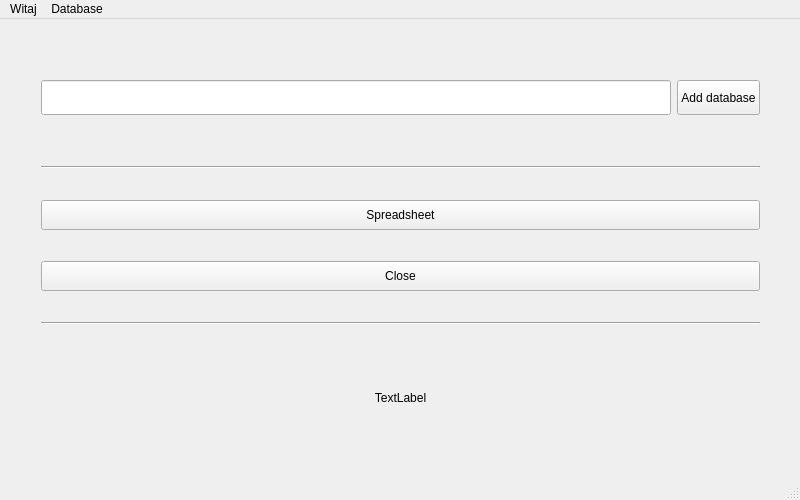
<?xml version="1.0" encoding="UTF-8"?>
<ui version="4.0">
 <class>MainWindow</class>
 <widget class="QMainWindow" name="MainWindow">
  <property name="geometry">
   <rect>
    <x>0</x>
    <y>0</y>
    <width>800</width>
    <height>500</height>
   </rect>
  </property>
  <property name="minimumSize">
   <size>
    <width>800</width>
    <height>500</height>
   </size>
  </property>
  <property name="maximumSize">
   <size>
    <width>800</width>
    <height>500</height>
   </size>
  </property>
  <property name="windowTitle">
   <string>Spreadsheet</string>
  </property>
  <property name="styleSheet">
   <string notr="true">/*
 * The MIT License (MIT)
 *
 * Copyright (c) &lt;2013-2014&gt; &lt;Colin Duquesnoy&gt;
 *
 * Permission is hereby granted, free of charge, to any person obtaining a copy
 * of this software and associated documentation files (the &quot;Software&quot;), to deal
 * in the Software without restriction, including without limitation the rights
 * to use, copy, modify, merge, publish, distribute, sublicense, and/or sell
 * copies of the Software, and to permit persons to whom the Software is
 * furnished to do so, subject to the following conditions:
 * The above copyright notice and this permission notice shall be included in
 * all copies or substantial portions of the Software.
 * THE SOFTWARE IS PROVIDED &quot;AS IS&quot;, WITHOUT WARRANTY OF ANY KIND, EXPRESS OR
 * IMPLIED, INCLUDING BUT NOT LIMITED TO THE WARRANTIES OF MERCHANTABILITY,
 * FITNESS FOR A PARTICULAR PURPOSE AND NONINFRINGEMENT. IN NO EVENT SHALL THE
 * AUTHORS OR COPYRIGHT HOLDERS BE LIABLE FOR ANY CLAIM, DAMAGES OR OTHER
 * LIABILITY, WHETHER IN AN ACTION OF CONTRACT, TORT OR OTHERWISE, ARISING FROM,
 * OUT OF OR IN CONNECTION WITH THE SOFTWARE OR THE USE OR OTHER DEALINGS IN
 * THE SOFTWARE.
 */
QToolTip
{
    border: 1px solid #76797C;
    background-color: rgb(90, 102, 117);;
    color: white;
    padding: 5px;
    opacity: 200;
}
QWidget
{
    color: #eff0f1;
    background-color: #31363b;
    selection-background-color:#3daee9;
    selection-color: #eff0f1;
    background-clip: border;
    border-image: none;
    outline: 0;
}
QWidget:item:hover
{
    background-color: #3daee9;
    color: #eff0f1;
}
QWidget:item:selected
{
    background-color: #3daee9;
}
QCheckBox
{
    spacing: 5px;
    outline: none;
    color: #eff0f1;
    margin-bottom: 2px;
}
QCheckBox:disabled
{
    color: #76797C;
}
QCheckBox::indicator,
QGroupBox::indicator
{
    width: 18px;
    height: 18px;
}
QGroupBox::indicator
{
    margin-left: 2px;
}
QCheckBox::indicator:unchecked
{
    image: url(:/qss_icons/rc/checkbox_unchecked.png);
}
QCheckBox::indicator:unchecked:hover,
QCheckBox::indicator:unchecked:focus,
QCheckBox::indicator:unchecked:pressed,
QGroupBox::indicator:unchecked:hover,
QGroupBox::indicator:unchecked:focus,
QGroupBox::indicator:unchecked:pressed
{
  border: none;
    image: url(:/qss_icons/rc/checkbox_unchecked_focus.png);
}
QCheckBox::indicator:checked
{
    image: url(:/qss_icons/rc/checkbox_checked.png);
}
QCheckBox::indicator:checked:hover,
QCheckBox::indicator:checked:focus,
QCheckBox::indicator:checked:pressed,
QGroupBox::indicator:checked:hover,
QGroupBox::indicator:checked:focus,
QGroupBox::indicator:checked:pressed
{
  border: none;
    image: url(:/qss_icons/rc/checkbox_checked_focus.png);
}
QCheckBox::indicator:indeterminate
{
    image: url(:/qss_icons/rc/checkbox_indeterminate.png);
}
QCheckBox::indicator:indeterminate:focus,
QCheckBox::indicator:indeterminate:hover,
QCheckBox::indicator:indeterminate:pressed
{
    image: url(:/qss_icons/rc/checkbox_indeterminate_focus.png);
}
QCheckBox::indicator:checked:disabled,
QGroupBox::indicator:checked:disabled
{
    image: url(:/qss_icons/rc/checkbox_checked_disabled.png);
}
QCheckBox::indicator:unchecked:disabled,
QGroupBox::indicator:unchecked:disabled
{
    image: url(:/qss_icons/rc/checkbox_unchecked_disabled.png);
}
QRadioButton
{
    spacing: 5px;
    outline: none;
    color: #eff0f1;
    margin-bottom: 2px;
}
QRadioButton:disabled
{
    color: #76797C;
}
QRadioButton::indicator
{
    width: 21px;
    height: 21px;
}
QRadioButton::indicator:unchecked
{
    image: url(:/qss_icons/rc/radio_unchecked.png);
}
QRadioButton::indicator:unchecked:hover,
QRadioButton::indicator:unchecked:focus,
QRadioButton::indicator:unchecked:pressed
{
    border: none;
    outline: none;
    image: url(:/qss_icons/rc/radio_unchecked_focus.png);
}
QRadioButton::indicator:checked
{
    border: none;
    outline: none;
    image: url(:/qss_icons/rc/radio_checked.png);
}
QRadioButton::indicator:checked:hover,
QRadioButton::indicator:checked:focus,
QRadioButton::indicator:checked:pressed
{
    border: none;
    outline: none;
    image: url(:/qss_icons/rc/radio_checked_focus.png);
}
QRadioButton::indicator:checked:disabled
{
    outline: none;
    image: url(:/qss_icons/rc/radio_checked_disabled.png);
}
QRadioButton::indicator:unchecked:disabled
{
    image: url(:/qss_icons/rc/radio_unchecked_disabled.png);
}
QMenuBar
{
    background-color: #31363b;
    color: #eff0f1;
}
QMenuBar::item
{
    background: transparent;
}
QMenuBar::item:selected
{
    background: transparent;
    border: 1px solid #76797C;
}
QMenuBar::item:pressed
{
    border: 1px solid #76797C;
    background-color: #3daee9;
    color: #eff0f1;
    margin-bottom:-1px;
    padding-bottom:1px;
}
QMenu
{
    border: 1px solid #76797C;
    color: #eff0f1;
    margin: 2px;
}
QMenu::icon
{
    margin: 5px;
}
QMenu::item
{
    padding: 5px 30px 5px 30px;
    margin-left: 5px;
    border: 1px solid transparent; /* reserve space for selection border */
}
QMenu::item:selected
{
    color: #eff0f1;
}
QMenu::separator {
    height: 2px;
    background: lightblue;
    margin-left: 10px;
    margin-right: 5px;
}
QMenu::indicator {
    width: 18px;
    height: 18px;
}
/* non-exclusive indicator = check box style indicator
   (see QActionGroup::setExclusive) */
QMenu::indicator:non-exclusive:unchecked {
    image: url(:/qss_icons/rc/checkbox_unchecked.png);
}
QMenu::indicator:non-exclusive:unchecked:selected {
    image: url(:/qss_icons/rc/checkbox_unchecked_disabled.png);
}
QMenu::indicator:non-exclusive:checked {
    image: url(:/qss_icons/rc/checkbox_checked.png);
}
QMenu::indicator:non-exclusive:checked:selected {
    image: url(:/qss_icons/rc/checkbox_checked_disabled.png);
}
/* exclusive indicator = radio button style indicator (see QActionGroup::setExclusive) */
QMenu::indicator:exclusive:unchecked {
    image: url(:/qss_icons/rc/radio_unchecked.png);
}
QMenu::indicator:exclusive:unchecked:selected {
    image: url(:/qss_icons/rc/radio_unchecked_disabled.png);
}
QMenu::indicator:exclusive:checked {
    image: url(:/qss_icons/rc/radio_checked.png);
}
QMenu::indicator:exclusive:checked:selected {
    image: url(:/qss_icons/rc/radio_checked_disabled.png);
}
QMenu::right-arrow {
    margin: 5px;
    image: url(:/qss_icons/rc/right_arrow.png)
}
QWidget:disabled
{
    color: #454545;
    background-color: #31363b;
}
QAbstractItemView
{
    alternate-background-color: #31363b;
    color: #eff0f1;
    border: 1px solid 3A3939;
    border-radius: 2px;
}
QWidget:focus, QMenuBar:focus
{
    border: 1px solid #3daee9;
}
QTabWidget:focus, QCheckBox:focus, QRadioButton:focus, QSlider:focus
{
    border: none;
}
QLineEdit
{
    background-color: #232629;
    padding: 5px;
    border-style: solid;
    border: 1px solid #76797C;
    border-radius: 2px;
    color: #eff0f1;
}
QGroupBox {
    border:1px solid #76797C;
    border-radius: 2px;
    margin-top: 20px;
}
QGroupBox::title {
    subcontrol-origin: margin;
    subcontrol-position: top center;
    padding-left: 10px;
    padding-right: 10px;
    padding-top: 10px;
}
QAbstractScrollArea
{
    border-radius: 2px;
    border: 1px solid #76797C;
    background-color: transparent;
}
QScrollBar:horizontal
{
    height: 15px;
    margin: 3px 15px 3px 15px;
    border: 1px transparent #2A2929;
    border-radius: 4px;
    background-color: #2A2929;
}
QScrollBar::handle:horizontal
{
    background-color: #605F5F;
    min-width: 5px;
    border-radius: 4px;
}
QScrollBar::add-line:horizontal
{
    margin: 0px 3px 0px 3px;
    border-image: url(:/qss_icons/rc/right_arrow_disabled.png);
    width: 10px;
    height: 10px;
    subcontrol-position: right;
    subcontrol-origin: margin;
}
QScrollBar::sub-line:horizontal
{
    margin: 0px 3px 0px 3px;
    border-image: url(:/qss_icons/rc/left_arrow_disabled.png);
    height: 10px;
    width: 10px;
    subcontrol-position: left;
    subcontrol-origin: margin;
}
QScrollBar::add-line:horizontal:hover,QScrollBar::add-line:horizontal:on
{
    border-image: url(:/qss_icons/rc/right_arrow.png);
    height: 10px;
    width: 10px;
    subcontrol-position: right;
    subcontrol-origin: margin;
}
QScrollBar::sub-line:horizontal:hover, QScrollBar::sub-line:horizontal:on
{
    border-image: url(:/qss_icons/rc/left_arrow.png);
    height: 10px;
    width: 10px;
    subcontrol-position: left;
    subcontrol-origin: margin;
}
QScrollBar::up-arrow:horizontal, QScrollBar::down-arrow:horizontal
{
    background: none;
}
QScrollBar::add-page:horizontal, QScrollBar::sub-page:horizontal
{
    background: none;
}
QScrollBar:vertical
{
    background-color: #2A2929;
    width: 15px;
    margin: 15px 3px 15px 3px;
    border: 1px transparent #2A2929;
    border-radius: 4px;
}
QScrollBar::handle:vertical
{
    background-color: #605F5F;
    min-height: 5px;
    border-radius: 4px;
}
QScrollBar::sub-line:vertical
{
    margin: 3px 0px 3px 0px;
    border-image: url(:/qss_icons/rc/up_arrow_disabled.png);
    height: 10px;
    width: 10px;
    subcontrol-position: top;
    subcontrol-origin: margin;
}
QScrollBar::add-line:vertical
{
    margin: 3px 0px 3px 0px;
    border-image: url(:/qss_icons/rc/down_arrow_disabled.png);
    height: 10px;
    width: 10px;
    subcontrol-position: bottom;
    subcontrol-origin: margin;
}
QScrollBar::sub-line:vertical:hover,QScrollBar::sub-line:vertical:on
{
    border-image: url(:/qss_icons/rc/up_arrow.png);
    height: 10px;
    width: 10px;
    subcontrol-position: top;
    subcontrol-origin: margin;
}
QScrollBar::add-line:vertical:hover, QScrollBar::add-line:vertical:on
{
    border-image: url(:/qss_icons/rc/down_arrow.png);
    height: 10px;
    width: 10px;
    subcontrol-position: bottom;
    subcontrol-origin: margin;
}
QScrollBar::up-arrow:vertical, QScrollBar::down-arrow:vertical
{
    background: none;
}
QScrollBar::add-page:vertical, QScrollBar::sub-page:vertical
{
    background: none;
}
QTextEdit
{
    background-color: #232629;
    color: #eff0f1;
    border: 1px solid #76797C;
}
QPlainTextEdit
{
    background-color: #232629;;
    color: #eff0f1;
    border-radius: 2px;
    border: 1px solid #76797C;
}
QHeaderView::section
{
    background-color: #76797C;
    color: #eff0f1;
    padding: 5px;
    border: 1px solid #76797C;
}
QSizeGrip {
    image: url(:/qss_icons/rc/sizegrip.png);
    width: 12px;
    height: 12px;
}
QMainWindow::separator
{
    background-color: #31363b;
    color: white;
    padding-left: 4px;
    spacing: 2px;
    border: 1px dashed #76797C;
}
QMainWindow::separator:hover
{
    background-color: #787876;
    color: white;
    padding-left: 4px;
    border: 1px solid #76797C;
    spacing: 2px;
}
QMenu::separator
{
    height: 1px;
    background-color: #76797C;
    color: white;
    padding-left: 4px;
    margin-left: 10px;
    margin-right: 5px;
}
QFrame
{
    border-radius: 2px;
    border: 1px solid #76797C;
}
QFrame[frameShape=&quot;0&quot;]
{
    border-radius: 2px;
    border: 1px transparent #76797C;
}
QStackedWidget
{
    border: 1px transparent black;
}
QToolBar {
    border: 1px transparent #393838;
    background: 1px solid #31363b;
    font-weight: bold;
}
QToolBar::handle:horizontal {
    image: url(:/qss_icons/rc/Hmovetoolbar.png);
}
QToolBar::handle:vertical {
    image: url(:/qss_icons/rc/Vmovetoolbar.png);
}
QToolBar::separator:horizontal {
    image: url(:/qss_icons/rc/Hsepartoolbar.png);
}
QToolBar::separator:vertical {
    image: url(:/qss_icons/rc/Vsepartoolbars.png);
}
QPushButton
{
    color: #eff0f1;
    background-color: #31363b;
    border-width: 1px;
    border-color: #76797C;
    border-style: solid;
    padding: 5px;
    border-radius: 2px;
    outline: none;
}
QPushButton:disabled
{
    background-color: #31363b;
    border-width: 1px;
    border-color: #454545;
    border-style: solid;
    padding-top: 5px;
    padding-bottom: 5px;
    padding-left: 10px;
    padding-right: 10px;
    border-radius: 2px;
    color: #454545;
}
QPushButton:focus {
    background-color: #3daee9;
    color: white;
}
QPushButton:pressed
{
    background-color: #3daee9;
    padding-top: -15px;
    padding-bottom: -17px;
}
QComboBox
{
    selection-background-color: #3daee9;
    border-style: solid;
    border: 1px solid #76797C;
    border-radius: 2px;
    padding: 5px;
    min-width: 75px;
}
QPushButton:checked{
    background-color: #76797C;
    border-color: #6A6969;
}
QComboBox:hover,QPushButton:hover,QAbstractSpinBox:hover,QLineEdit:hover,QTextEdit:hover,QPlainTextEdit:hover,QAbstractView:hover,QTreeView:hover
{
    border: 1px solid #3daee9;
    color: #eff0f1;
}
QComboBox:on
{
    padding-top: 3px;
    padding-left: 4px;
    selection-background-color: #4a4a4a;
}
QComboBox QAbstractItemView
{
    background-color: #232629;
    border-radius: 2px;
    border: 1px solid #76797C;
    selection-background-color: #3daee9;
}
QComboBox::drop-down
{
    subcontrol-origin: padding;
    subcontrol-position: top right;
    width: 15px;
    border-left-width: 0px;
    border-left-color: darkgray;
    border-left-style: solid;
    border-top-right-radius: 3px;
    border-bottom-right-radius: 3px;
}
QComboBox::down-arrow
{
    image: url(:/qss_icons/rc/down_arrow_disabled.png);
}
QComboBox::down-arrow:on, QComboBox::down-arrow:hover,
QComboBox::down-arrow:focus
{
    image: url(:/qss_icons/rc/down_arrow.png);
}
QAbstractSpinBox {
    padding: 5px;
    border: 1px solid #76797C;
    background-color: #232629;
    color: #eff0f1;
    border-radius: 2px;
    min-width: 75px;
}
QAbstractSpinBox:up-button
{
    background-color: transparent;
    subcontrol-origin: border;
    subcontrol-position: center right;
}
QAbstractSpinBox:down-button
{
    background-color: transparent;
    subcontrol-origin: border;
    subcontrol-position: center left;
}
QAbstractSpinBox::up-arrow,QAbstractSpinBox::up-arrow:disabled,QAbstractSpinBox::up-arrow:off {
    image: url(:/qss_icons/rc/up_arrow_disabled.png);
    width: 10px;
    height: 10px;
}
QAbstractSpinBox::up-arrow:hover
{
    image: url(:/qss_icons/rc/up_arrow.png);
}
QAbstractSpinBox::down-arrow,QAbstractSpinBox::down-arrow:disabled,QAbstractSpinBox::down-arrow:off
{
    image: url(:/qss_icons/rc/down_arrow_disabled.png);
    width: 10px;
    height: 10px;
}
QAbstractSpinBox::down-arrow:hover
{
    image: url(:/qss_icons/rc/down_arrow.png);
}
QLabel
{
    border: 0px solid black;
}
QTabWidget{
    border: 0px transparent black;
}
QTabWidget::pane {
    border: 1px solid #76797C;
    padding: 5px;
    margin: 1px;
}
QTabBar
{
    qproperty-drawBase: 0;
    left: 5px; /* move to the right by 5px */
    border-radius: 3px;
}
QTabBar:focus
{
    border: 0px transparent black;
}
QTabBar::close-button  {
    image: url(:/qss_icons/rc/close.png);
    background: transparent;
}
QTabBar::close-button:hover
{
    image: url(:/qss_icons/rc/close-hover.png);
    background: transparent;
}
QTabBar::close-button:pressed {
    image: url(:/qss_icons/rc/close-pressed.png);
    background: transparent;
}
/* TOP TABS */
QTabBar::tab:top {
    color: #eff0f1;
    border: 1px solid #76797C;
    border-bottom: 1px transparent black;
    background-color: #31363b;
    padding: 5px;
    min-width: 50px;
    border-top-left-radius: 2px;
    border-top-right-radius: 2px;
}
QTabBar::tab:top:!selected
{
    color: #eff0f1;
    background-color: #54575B;
    border: 1px solid #76797C;
    border-bottom: 1px transparent black;
}
QTabBar::tab:top:!selected:hover {
    background-color: #3daee9;
}
/* BOTTOM TABS */
QTabBar::tab:bottom {
    color: #eff0f1;
    border: 1px solid #76797C;
    border-top: 1px transparent black;
    background-color: #31363b;
    padding: 5px;
    border-bottom-left-radius: 2px;
    border-bottom-right-radius: 2px;
    min-width: 50px;
}
QTabBar::tab:bottom:!selected
{
    color: #eff0f1;
    background-color: #54575B;
    border: 1px solid #76797C;
    border-top: 1px transparent black;
    border-bottom-left-radius: 2px;
    border-bottom-right-radius: 2px;
}
QTabBar::tab:bottom:!selected:hover {
    background-color: #3daee9;
}
/* LEFT TABS */
QTabBar::tab:left {
    color: #eff0f1;
    border: 1px solid #76797C;
    border-left: 1px transparent black;
    background-color: #31363b;
    padding: 5px;
    border-top-right-radius: 2px;
    border-bottom-right-radius: 2px;
    min-height: 50px;
}
QTabBar::tab:left:!selected
{
    color: #eff0f1;
    background-color: #54575B;
    border: 1px solid #76797C;
    border-left: 1px transparent black;
    border-top-right-radius: 2px;
    border-bottom-right-radius: 2px;
}
QTabBar::tab:left:!selected:hover {
    background-color: #3daee9;
}
/* RIGHT TABS */
QTabBar::tab:right {
    color: #eff0f1;
    border: 1px solid #76797C;
    border-right: 1px transparent black;
    background-color: #31363b;
    padding: 5px;
    border-top-left-radius: 2px;
    border-bottom-left-radius: 2px;
    min-height: 50px;
}
QTabBar::tab:right:!selected
{
    color: #eff0f1;
    background-color: #54575B;
    border: 1px transparent #76797C;
    border-right: 1px transparent black;
    border-top-left-radius: 0px;
    border-bottom-left-radius: 0px;
}
QTabBar::tab:right:!selected:hover {
    background-color: #3daee9;
}
QTabBar QToolButton::right-arrow:enabled {
     image: url(:/qss_icons/rc/right_arrow.png);
 }
 QTabBar QToolButton::left-arrow:enabled {
     image: url(:/qss_icons/rc/left_arrow.png);
 }
QTabBar QToolButton::right-arrow:disabled {
     image: url(:/qss_icons/rc/right_arrow_disabled.png);
 }
 QTabBar QToolButton::left-arrow:disabled {
     image: url(:/qss_icons/rc/left_arrow_disabled.png);
 }
QDockWidget {
    background: #31363b;
    border: 1px solid #403F3F;
    titlebar-close-icon: url(:/qss_icons/rc/close.png);
    titlebar-normal-icon: url(:/qss_icons/rc/undock.png);
}
QDockWidget::close-button, QDockWidget::float-button {
    border: 1px solid transparent;
    border-radius: 2px;
    background: transparent;
}
QDockWidget::close-button:hover, QDockWidget::float-button:hover {
    background: rgba(255, 255, 255, 10);
}
QDockWidget::close-button:pressed, QDockWidget::float-button:pressed {
    padding: 1px -1px -1px 1px;
    background: rgba(255, 255, 255, 10);
}
QTreeView, QListView
{
    border: 1px solid #76797C;
    background-color: #232629;
}
QTreeView:branch:selected, QTreeView:branch:hover
{
    background: url(:/qss_icons/rc/transparent.png);
}
QTreeView::branch:has-siblings:!adjoins-item {
    border-image: url(:/qss_icons/rc/transparent.png);
}
QTreeView::branch:has-siblings:adjoins-item {
    border-image: url(:/qss_icons/rc/transparent.png);
}
QTreeView::branch:!has-children:!has-siblings:adjoins-item {
    border-image: url(:/qss_icons/rc/transparent.png);
}
QTreeView::branch:has-children:!has-siblings:closed,
QTreeView::branch:closed:has-children:has-siblings {
    image: url(:/qss_icons/rc/branch_closed.png);
}
QTreeView::branch:open:has-children:!has-siblings,
QTreeView::branch:open:has-children:has-siblings  {
    image: url(:/qss_icons/rc/branch_open.png);
}
QTreeView::branch:has-children:!has-siblings:closed:hover,
QTreeView::branch:closed:has-children:has-siblings:hover {
    image: url(:/qss_icons/rc/branch_closed-on.png);
    }
QTreeView::branch:open:has-children:!has-siblings:hover,
QTreeView::branch:open:has-children:has-siblings:hover  {
    image: url(:/qss_icons/rc/branch_open-on.png);
    }
QListView::item:!selected:hover, QListView::item:!selected:hover, QTreeView::item:!selected:hover  {
    background: rgba(0, 0, 0, 0);
    outline: 0;
    color: #eff0f1
}
QListView::item:selected:hover, QListView::item:selected:hover, QTreeView::item:selected:hover  {
    background: #3daee9;
    color: #eff0f1;
}
QSlider::groove:horizontal {
    border: 1px solid #565a5e;
    height: 4px;
    background: #565a5e;
    margin: 0px;
    border-radius: 2px;
}
QSlider::handle:horizontal {
    background: #232629;
    border: 1px solid #565a5e;
    width: 16px;
    height: 16px;
    margin: -8px 0;
    border-radius: 9px;
}
QSlider::groove:vertical {
    border: 1px solid #565a5e;
    width: 4px;
    background: #565a5e;
    margin: 0px;
    border-radius: 3px;
}
QSlider::handle:vertical {
    background: #232629;
    border: 1px solid #565a5e;
    width: 16px;
    height: 16px;
    margin: 0 -8px;
    border-radius: 9px;
}
QToolButton {
    background-color: transparent;
    border: 1px transparent #76797C;
    border-radius: 2px;
    margin: 3px;
    padding: 5px;
}
QToolButton[popupMode=&quot;1&quot;] { /* only for MenuButtonPopup */
 padding-right: 20px; /* make way for the popup button */
 border: 1px #76797C;
 border-radius: 5px;
}
QToolButton[popupMode=&quot;2&quot;] { /* only for InstantPopup */
 padding-right: 10px; /* make way for the popup button */
 border: 1px #76797C;
}
QToolButton:hover, QToolButton::menu-button:hover {
    background-color: transparent;
    border: 1px solid #3daee9;
    padding: 5px;
}
QToolButton:checked, QToolButton:pressed,
        QToolButton::menu-button:pressed {
    background-color: #3daee9;
    border: 1px solid #3daee9;
    padding: 5px;
}
/* the subcontrol below is used only in the InstantPopup or DelayedPopup mode */
QToolButton::menu-indicator {
    image: url(:/qss_icons/rc/down_arrow.png);
    top: -7px; left: -2px; /* shift it a bit */
}
/* the subcontrols below are used only in the MenuButtonPopup mode */
QToolButton::menu-button {
    border: 1px transparent #76797C;
    border-top-right-radius: 6px;
    border-bottom-right-radius: 6px;
    /* 16px width + 4px for border = 20px allocated above */
    width: 16px;
    outline: none;
}
QToolButton::menu-arrow {
    image: url(:/qss_icons/rc/down_arrow.png);
}
QToolButton::menu-arrow:open {
    border: 1px solid #76797C;
}
QPushButton::menu-indicator  {
    subcontrol-origin: padding;
    subcontrol-position: bottom right;
    left: 8px;
}
QTableView
{
    border: 1px solid #76797C;
    gridline-color: #31363b;
    background-color: #232629;
}
QTableView, QHeaderView
{
    border-radius: 0px;
}
QTableView::item:pressed, QListView::item:pressed, QTreeView::item:pressed  {
    background: #3daee9;
    color: #eff0f1;
}
QTableView::item:selected:active, QTreeView::item:selected:active, QListView::item:selected:active  {
    background: #3daee9;
    color: #eff0f1;
}
QHeaderView
{
    background-color: #31363b;
    border: 1px transparent;
    border-radius: 0px;
    margin: 0px;
    padding: 0px;
}
QHeaderView::section  {
    background-color: #31363b;
    color: #eff0f1;
    padding: 5px;
    border: 1px solid #76797C;
    border-radius: 0px;
    text-align: center;
}
QHeaderView::section::vertical::first, QHeaderView::section::vertical::only-one
{
    border-top: 1px solid #76797C;
}
QHeaderView::section::vertical
{
    border-top: transparent;
}
QHeaderView::section::horizontal::first, QHeaderView::section::horizontal::only-one
{
    border-left: 1px solid #76797C;
}
QHeaderView::section::horizontal
{
    border-left: transparent;
}
QHeaderView::section:checked
 {
    color: white;
    background-color: #334e5e;
 }
 /* style the sort indicator */
QHeaderView::down-arrow {
    image: url(:/qss_icons/rc/down_arrow.png);
}
QHeaderView::up-arrow {
    image: url(:/qss_icons/rc/up_arrow.png);
}
QTableCornerButton::section {
    background-color: #31363b;
    border: 1px transparent #76797C;
    border-radius: 0px;
}
QToolBox  {
    padding: 5px;
    border: 1px transparent black;
}
QToolBox::tab {
    color: #eff0f1;
    background-color: #31363b;
    border: 1px solid #76797C;
    border-bottom: 1px transparent #31363b;
    border-top-left-radius: 5px;
    border-top-right-radius: 5px;
}
QToolBox::tab:selected { /* italicize selected tabs */
    font: italic;
    background-color: #31363b;
    border-color: #3daee9;
 }
QStatusBar::item {
    border: 1px solid #76797C;
    border-radius: 2px;
 }
QFrame[height=&quot;3&quot;], QFrame[width=&quot;3&quot;] {
    background-color: #76797C;
}
QSplitter::handle {
    border: 1px dashed #76797C;
}
QSplitter::handle:hover {
    background-color: #787876;
    border: 1px solid #76797C;
}
QSplitter::handle:horizontal {
    width: 1px;
}
QSplitter::handle:vertical {
    height: 1px;
}
QProgressBar {
    border: 1px solid #76797C;
    border-radius: 5px;
    text-align: center;
}
QProgressBar::chunk {
    background-color: #05B8CC;
}</string>
  </property>
  <widget class="QWidget" name="centralWidget">
   <widget class="QWidget" name="verticalLayoutWidget">
    <property name="geometry">
     <rect>
      <x>30</x>
      <y>50</y>
      <width>741</width>
      <height>401</height>
     </rect>
    </property>
    <layout class="QVBoxLayout" name="verticalLayout">
     <item>
      <layout class="QHBoxLayout" name="horizontalLayout">
       <item>
        <widget class="QLineEdit" name="dbPath">
         <property name="minimumSize">
          <size>
           <width>0</width>
           <height>35</height>
          </size>
         </property>
        </widget>
       </item>
       <item>
        <widget class="QPushButton" name="addDatabase">
         <property name="minimumSize">
          <size>
           <width>0</width>
           <height>35</height>
          </size>
         </property>
         <property name="text">
          <string>Add database</string>
         </property>
        </widget>
       </item>
      </layout>
     </item>
     <item>
      <spacer name="horizontalSpacer_2">
       <property name="orientation">
        <enum>Qt::Horizontal</enum>
       </property>
       <property name="sizeHint" stdset="0">
        <size>
         <width>40</width>
         <height>20</height>
        </size>
       </property>
      </spacer>
     </item>
     <item>
      <layout class="QVBoxLayout" name="verticalLayout_2">
       <item>
        <widget class="Line" name="line_2">
         <property name="orientation">
          <enum>Qt::Horizontal</enum>
         </property>
        </widget>
       </item>
       <item>
        <widget class="QPushButton" name="pushButton_2">
         <property name="minimumSize">
          <size>
           <width>0</width>
           <height>30</height>
          </size>
         </property>
         <property name="text">
          <string>Spreadsheet</string>
         </property>
        </widget>
       </item>
       <item>
        <widget class="QPushButton" name="closeButton">
         <property name="minimumSize">
          <size>
           <width>0</width>
           <height>30</height>
          </size>
         </property>
         <property name="text">
          <string>Close</string>
         </property>
        </widget>
       </item>
       <item>
        <widget class="Line" name="line_4">
         <property name="orientation">
          <enum>Qt::Horizontal</enum>
         </property>
        </widget>
       </item>
       <item>
        <spacer name="verticalSpacer">
         <property name="orientation">
          <enum>Qt::Vertical</enum>
         </property>
         <property name="sizeType">
          <enum>QSizePolicy::Minimum</enum>
         </property>
         <property name="sizeHint" stdset="0">
          <size>
           <width>20</width>
           <height>10</height>
          </size>
         </property>
        </spacer>
       </item>
       <item>
        <widget class="QLabel" name="imageBox">
         <property name="minimumSize">
          <size>
           <width>64</width>
           <height>64</height>
          </size>
         </property>
         <property name="maximumSize">
          <size>
           <width>16777215</width>
           <height>64</height>
          </size>
         </property>
         <property name="text">
          <string>TextLabel</string>
         </property>
         <property name="alignment">
          <set>Qt::AlignCenter</set>
         </property>
        </widget>
       </item>
      </layout>
     </item>
    </layout>
   </widget>
  </widget>
  <widget class="QMenuBar" name="menuBar">
   <property name="geometry">
    <rect>
     <x>0</x>
     <y>0</y>
     <width>800</width>
     <height>21</height>
    </rect>
   </property>
   <widget class="QMenu" name="menuWitaj">
    <property name="title">
     <string>Witaj</string>
    </property>
   </widget>
   <widget class="QMenu" name="menuBaza_Danych">
    <property name="title">
     <string>Database</string>
    </property>
    <addaction name="actionWy_wietl_baz_danych"/>
   </widget>
   <addaction name="menuWitaj"/>
   <addaction name="menuBaza_Danych"/>
  </widget>
  <widget class="QStatusBar" name="statusBar"/>
  <action name="actionWy_wietl_baz_danych">
   <property name="text">
    <string>Show database</string>
   </property>
  </action>
 </widget>
 <layoutdefault spacing="6" margin="11"/>
 <resources/>
 <connections/>
</ui>
